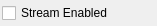
<?xml version="1.0" encoding="UTF-8"?>
<ui version="4.0">
 <class>IStreamForm</class>
 <widget class="QWidget" name="IStreamForm">
  <property name="geometry">
   <rect>
    <x>0</x>
    <y>0</y>
    <width>157</width>
    <height>26</height>
   </rect>
  </property>
  <property name="windowTitle">
   <string>Form</string>
  </property>
  <layout class="QHBoxLayout" name="horizontalLayout_2">
   <property name="spacing">
    <number>2</number>
   </property>
   <property name="leftMargin">
    <number>2</number>
   </property>
   <property name="topMargin">
    <number>2</number>
   </property>
   <property name="rightMargin">
    <number>2</number>
   </property>
   <property name="bottomMargin">
    <number>2</number>
   </property>
   <item>
    <layout class="QHBoxLayout" name="horizontalLayout">
     <item>
      <widget class="QCheckBox" name="streamEnabledBox">
       <property name="text">
        <string>Stream Enabled</string>
       </property>
      </widget>
     </item>
    </layout>
   </item>
  </layout>
 </widget>
 <resources/>
 <connections/>
</ui>
